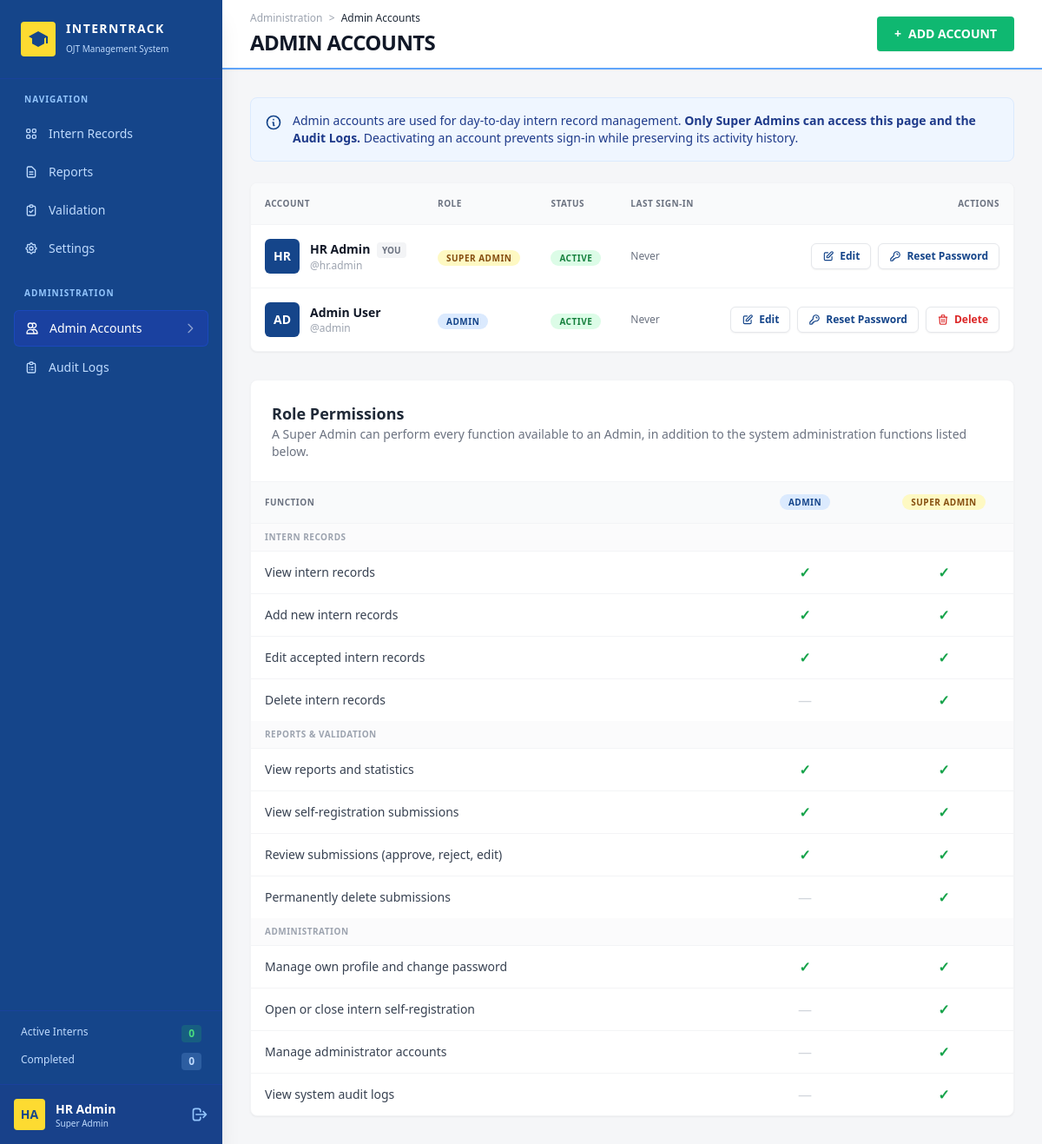
The app's page /accounts.php (signed in) with its own data.
### tables this page shows
CREATE TABLE `users` (
  `id` int(11) NOT NULL,
  `username` varchar(50) NOT NULL,
  `password_hash` varchar(255) NOT NULL,
  `created_at` timestamp NOT NULL DEFAULT current_timestamp(),
  `display_name` varchar(100) DEFAULT NULL,
  `role` varchar(20) NOT NULL DEFAULT 'admin',
  `is_active` tinyint(1) NOT NULL DEFAULT 1,
  `last_login_at` datetime DEFAULT NULL
);

### accounts.php (the view, shortened to what the rows shown need)
<?php
require_once 'db.php';
require_login();
$me = current_user();
$users = $pdo->query("SELECT id, username, display_name, `role`, is_active, last_login_at, created_at FROM users ORDER BY `role` = 'super_admin' DESC, username")->fetchAll();
$btnEdit = 'inline-flex items-center gap-1.5 rounded-md border border-gray-200 bg-white px-3 py-1.5 text-xs font-semibold text-figmaBlue shadow-sm transition hover:border-figmaBlue hover:bg-figmaBlue hover:text-white focus:outline-none focus-visible:ring-2 focus-visible:ring-figmaBlue focus-visible:ring-offset-1';
$btnDel  = 'inline-flex items-center gap-1.5 rounded-md border border-gray-200 bg-white px-3 py-1.5 text-xs font-semibold text-red-600 shadow-sm transition hover:border-red-600 hover:bg-red-600 hover:text-white focus:outline-none focus-visible:ring-2 focus-visible:ring-red-600 focus-visible:ring-offset-1';
page_start($pdo, 'Admin Accounts', 'accounts');
?>
        <header class="h-20 bg-white px-8 flex justify-between items-center border-b-2 border-blue-400 shadow-sm shrink-0">
            <div>
                <h2 class="text-2xl font-black uppercase text-gray-900 tracking-tight">ADMIN ACCOUNTS</h2>
            </div>
        </header>
        <div class="p-8 overflow-y-auto flex-1 space-y-8">
            <div>
                <div class="bg-white rounded-lg shadow-sm border border-gray-100 overflow-x-auto">
                    <table class="w-full text-left border-collapse">
                        <thead>
                            <tr class="bg-gray-50 border-b border-gray-100 text-[10px] font-bold text-gray-500 uppercase tracking-wider">
                                <th class="p-4">Account</th>
                                <th class="p-4">Role</th>
                                <th class="p-4">Status</th>
                                <th class="p-4">Last Sign-in</th>
                                <th class="p-4 text-right">Actions</th>
                            </tr>
                        </thead>
                        <tbody class="divide-y divide-gray-100">
                            <?php foreach ($users as $u): $isSelf = (int)$u['id'] === (int)$me['id']; $label = $u['display_name'] ?: $u['username']; ?>
                            <tr class="hover:bg-gray-50 transition">
                                <td class="p-4">
                                    <div class="flex items-center gap-3">
                                        <div class="h-10 w-10 rounded-md bg-figmaBlue text-white flex items-center justify-center font-bold text-sm"><?php echo e(strtoupper(mb_substr($label, 0, 2))); ?></div>
                                        <div>
                                            <div class="text-sm font-bold text-gray-900"><?php echo e($label); ?><?php if ($isSelf): ?> <span class="ml-1 rounded bg-gray-100 px-1.5 py-0.5 text-[10px] font-bold uppercase text-gray-500">You</span><?php endif; ?></div>
                                            <div class="text-xs text-gray-400">@<?php echo e($u['username']); ?></div>
                                        </div>
                                    </div>
                                </td>
                                <td class="p-4"><?php echo role_badge($u['role']); ?></td>
                                <td class="p-4">
                                    <?php if ((int)$u['is_active']): ?>
                                        <span class="rounded-full bg-green-100 px-2.5 py-0.5 text-[10px] font-bold uppercase tracking-wider text-green-700">Active</span>
                                    <?php else: ?>
                                        <span class="rounded-full bg-gray-200 px-2.5 py-0.5 text-[10px] font-bold uppercase tracking-wider text-gray-600">Deactivated</span>
                                    <?php endif; ?>
                                </td>
                                <td class="p-4 text-xs text-gray-500"><?php echo $u['last_login_at'] ? e(date('M j, Y g:i A', strtotime($u['last_login_at']))) : 'Never'; ?></td>
                                <td class="p-4">
                                    <div class="flex items-center justify-end gap-2">
                                        <button type="button" onclick="openEdit(<?php echo (int)$u['id']; ?>)" class="<?php echo $btnEdit; ?>" aria-label="Edit <?php echo e($label); ?>">
                                            <svg class="h-3.5 w-3.5" fill="none" stroke="currentColor" viewBox="0 0 24 24"><path stroke-linecap="round" stroke-linejoin="round" stroke-width="2" d="M11 5H6a2 2 0 00-2 2v11a2 2 0 002 2h11a2 2 0 002-2v-5m-1.414-9.414a2 2 0 112.828 2.828L11.828 15H9v-2.828l8.586-8.586z"></path></svg>
                                            Edit
                                        </button>
                                        <button type="button" onclick="openReset(<?php echo (int)$u['id']; ?>)" class="<?php echo $btnEdit; ?>" aria-label="Reset password for <?php echo e($label); ?>">
                                            <svg class="h-3.5 w-3.5" fill="none" stroke="currentColor" viewBox="0 0 24 24"><path stroke-linecap="round" stroke-linejoin="round" stroke-width="2" d="M15 7a2 2 0 012 2m4 0a6 6 0 01-7.743 5.743L11 17H9v2H7v2H4a1 1 0 01-1-1v-2.586a1 1 0 01.293-.707l5.964-5.964A6 6 0 1121 9z"></path></svg>
                                            Reset Password
                                        </button>
                                        <?php if (!$isSelf): ?>
                                        <form method="POST" action="accounts.php" data-confirm="The account &quot;<?php echo e($u['username']); ?>&quot; will no longer be able to sign in. Its past activity will remain in the audit log." data-confirm-title="Delete Account?" data-confirm-ok="Delete Account">
                                            <button type="submit" class="<?php echo $btnDel; ?>" aria-label="Delete <?php echo e($label); ?>">
                                                <svg class="h-3.5 w-3.5" fill="none" stroke="currentColor" viewBox="0 0 24 24"><path stroke-linecap="round" stroke-linejoin="round" stroke-width="2" d="M19 7l-.867 12.142A2 2 0 0116.138 21H7.862a2 2 0 01-1.995-1.858L5 7m5 4v6m4-6v6m1-10V4a1 1 0 00-1-1h-4a1 1 0 00-1 1v3M4 7h16"></path></svg>
                                                Delete
                                            </button>
                                        </form>
                                        <?php endif; ?>
                                    </div>
                                </td>
                            </tr>
                            <?php endforeach; ?>
                        </tbody>
                    </table>
                </div>
            </div>
            <div class="bg-white rounded-lg shadow-sm border border-gray-100">
                <table class="w-full text-left border-collapse">
                    <thead>
                        <tr class="bg-gray-50 border-b border-gray-100 text-[10px] font-bold text-gray-500 uppercase tracking-wider">
                            <th class="p-4">Function</th>
                            <th class="p-4 text-center w-40"><?php echo role_badge(ROLE_ADMIN); ?></th>
                            <th class="p-4 text-center w-40"><?php echo role_badge(ROLE_SUPER); ?></th>
                        </tr>
                    </thead>
                </table>
            </div>
        </div>
    </main>
</body>
</html>

### functions.php (shortened to what the rows shown need)
<?php
function e($v): string { return htmlspecialchars((string)$v, ENT_QUOTES, 'UTF-8'); }
function role_label(?string $role): string { return ROLE_LABELS[$role] ?? 'Unassigned'; }
function role_badge(?string $role): string {
    return '<span class="' . (ROLE_CLS[$role] ?? 'bg-gray-100 text-gray-600') . ' rounded-full px-2.5 py-0.5 text-[10px] font-bold uppercase tracking-wider">' . e(role_label($role)) . '</span>';
}
function current_user(bool $refresh = false): ?array {
    global $pdo;
    static $user = false;
    if ($user === false || $refresh) {
        $user = null;
        if (!empty($_SESSION['user_id'])) {
            $st = $pdo->prepare("SELECT id, username, display_name, `role`, is_active, last_login_at FROM users WHERE id = ?");
            $st->execute([(int)$_SESSION['user_id']]);
            $user = $st->fetch() ?: null;
        }
    }
    return $user;
}
function require_login(): void {
    $u = !empty($_SESSION['loggedin']) ? current_user() : null;
}
function can(string $permission): bool {
    $u = current_user();
    return $u !== null && in_array($u['role'], PERMISSIONS[$permission] ?? [], true);
}
    ?>
    <?php
function page_start(PDO $pdo, string $title, string $active): void {
    $sys = e(APP_NAME);
    $u = current_user() ?: ['username' => 'user', 'display_name' => null, 'role' => null];
    $name = trim($u['display_name'] ?: $u['username']);
    $parts = preg_split('/[\s._-]+/', $name) ?: [$name];
    $initials = strtoupper(mb_substr($parts[0], 0, 1) . (isset($parts[1]) ? mb_substr($parts[1], 0, 1) : mb_substr($parts[0], 1, 1)));
    ?>
<!DOCTYPE html>
<html lang="en">
<head>
    <script src="https://cdn.tailwindcss.com"></script>
</head>
<body class="flex h-screen bg-figmaBg font-sans overflow-hidden">
    <aside class="w-64 bg-figmaBlue text-white flex flex-col justify-between shadow-xl z-20 relative shrink-0 print:hidden">
        <div class="overflow-y-auto">
            <div class="p-6 flex items-center gap-3 border-b border-blue-800/50">
                <div>
                    <h1 class="text-sm font-bold tracking-widest leading-tight uppercase"><?= $sys ?></h1>
                </div>
            </div>
        </div>
        <div>
            <div class="p-4 border-t border-blue-800/50 flex items-center justify-between bg-blue-900/30">
                <div class="flex items-center gap-3 min-w-0">
                    <div class="h-9 w-9 rounded bg-figmaYellow flex items-center justify-center text-figmaBlue font-bold text-sm shrink-0"><?= e($initials) ?></div>
                    <div class="leading-tight min-w-0">
                        <div class="text-sm font-bold text-white truncate"><?= e($name) ?></div>
                        <div class="text-[10px] text-blue-200 truncate"><?= e(role_label($u['role'])) ?></div>
                    </div>
                </div>
            </div>
        </div>
    </aside>
    <main class="flex-1 flex flex-col h-screen overflow-hidden">
    <?php
}

### records on screen
users: display_name "HA", display_name "HR Admin", role "Super Admin", display_name "HR", shows "YOU", username "hr.admin", role "SUPER ADMIN", is_active "ACTIVE", shows "Never"
users: display_name "AD", display_name "Admin User", username "admin", role "ADMIN", is_active "ACTIVE", shows "Never"

### other values on screen
$sys "INTERNTRACK"
$label "Intern Records"
$label "Reports"
$label "Validation"
$label "Settings"
$label "Admin Accounts"
$label "Audit Logs"
$stats['Active'] "0"
$stats['Completed'] "0"
role_label($role) "ADMIN SUPER ADMIN"
$group "INTERN RECORDS"
$label "View intern records"
$label "Add new intern records"
$label "Edit accepted intern records"
$label "Delete intern records"
